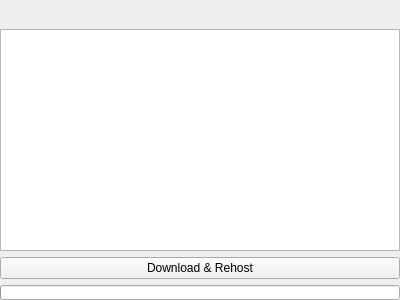
<?xml version="1.0" encoding="UTF-8"?>
<ui version="4.0">
 <class>SearchWidget</class>
 <widget class="QWidget" name="SearchWidget">
  <property name="geometry">
   <rect>
    <x>0</x>
    <y>0</y>
    <width>400</width>
    <height>300</height>
   </rect>
  </property>
  <property name="windowTitle">
   <string>Search</string>
  </property>
  <property name="windowIcon">
   <iconset resource="../ressources.qrc">
    <normaloff>:/icons/ressources/zoom.png</normaloff>:/icons/ressources/zoom.png</iconset>
  </property>
  <layout class="QVBoxLayout" name="verticalLayout">
   <property name="leftMargin">
    <number>0</number>
   </property>
   <property name="topMargin">
    <number>9</number>
   </property>
   <property name="rightMargin">
    <number>0</number>
   </property>
   <property name="bottomMargin">
    <number>0</number>
   </property>
   <item>
    <widget class="QLabel" name="lblSearchTerm">
     <property name="text">
      <string/>
     </property>
    </widget>
   </item>
   <item>
    <widget class="QTreeView" name="treeView">
     <property name="alternatingRowColors">
      <bool>true</bool>
     </property>
     <property name="uniformRowHeights">
      <bool>true</bool>
     </property>
     <property name="sortingEnabled">
      <bool>true</bool>
     </property>
     <attribute name="headerStretchLastSection">
      <bool>false</bool>
     </attribute>
    </widget>
   </item>
   <item>
    <widget class="QPushButton" name="butDownload">
     <property name="enabled">
      <bool>true</bool>
     </property>
     <property name="toolTip">
      <string>Download and rehost selected items (files are automatically shared with the network)</string>
     </property>
     <property name="text">
      <string>Download &amp;&amp; Rehost</string>
     </property>
     <property name="icon">
      <iconset resource="../ressources.qrc">
       <normaloff>:/icons/ressources/download.png</normaloff>:/icons/ressources/download.png</iconset>
     </property>
    </widget>
   </item>
   <item>
    <widget class="QProgressBar" name="prgSearch">
     <property name="maximumSize">
      <size>
       <width>16777215</width>
       <height>15</height>
      </size>
     </property>
     <property name="value">
      <number>0</number>
     </property>
     <property name="alignment">
      <set>Qt::AlignCenter</set>
     </property>
     <property name="textVisible">
      <bool>true</bool>
     </property>
     <property name="format">
      <string/>
     </property>
    </widget>
   </item>
  </layout>
 </widget>
 <resources>
  <include location="../ressources.qrc"/>
 </resources>
 <connections/>
</ui>
